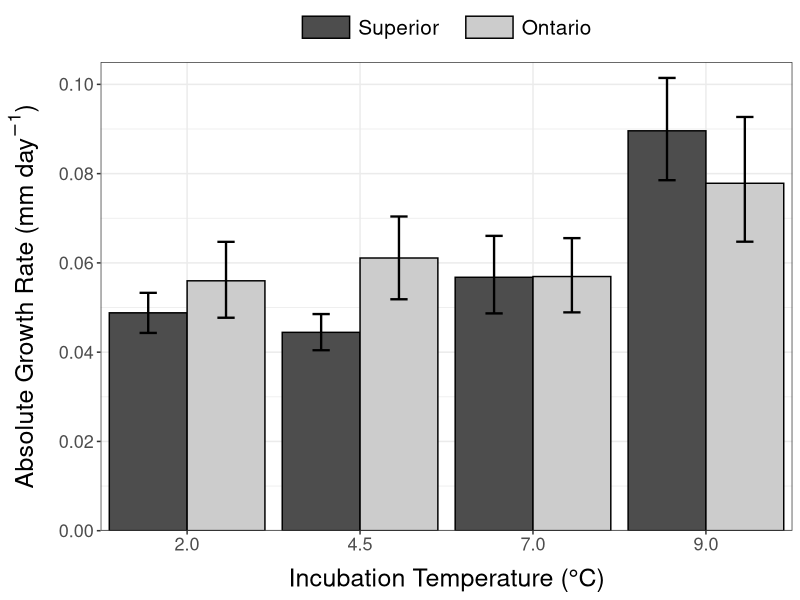
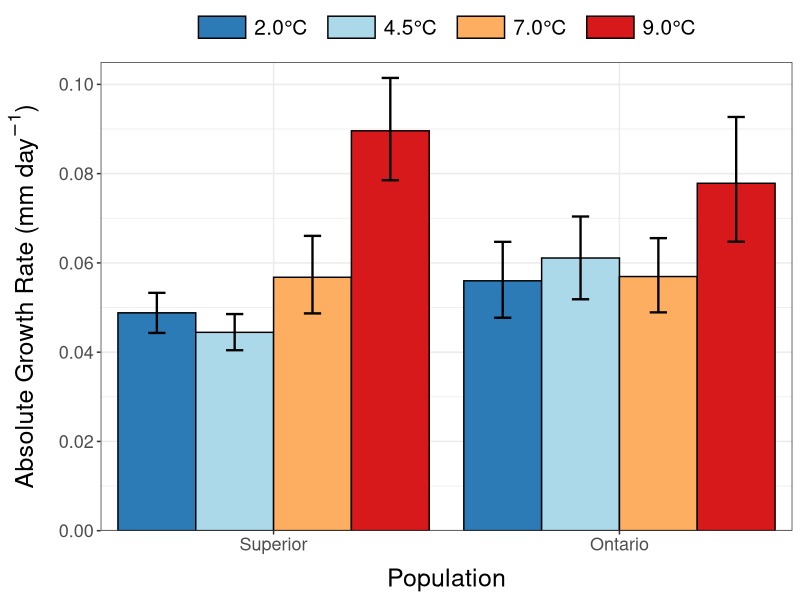

Write R code to recreate these figures, in order.
#### CLEAR THE ENVIRONMENT FIRST -----------------------------------------------------------------

rm(list = ls(all.names = TRUE))


#### SET RANDOM SEED FOR REPRODUCIBILITY -------------------------------------

set.seed(53896423)


#### LOAD PACKAGES -------------------------------------------------------------------------------

library(tidyverse)
library(readxl)
library(magrittr)
library(ggplot2)
library(parallel)


#### CREATE DATAFRAME WITH ATC DATES -------------------------------------------------------------

growth.dates <- data.frame(population = factor(rep(c("Superior", "Ontario"), each = 4), ordered = TRUE, levels = c("Superior", "Ontario")),
                           treatment = factor(rep(c(2, 4.5, 7, 9), 2), ordered = TRUE),
                           end.date = as.POSIXct(c("2020-07-09", "2020-05-27", "2020-04-15", "2020-03-22",
                                                   "2020-07-21", "2020-05-27", "2020-04-15", "2020-03-22"), format = "%Y-%m-%d"))


#### LOAD LARVAL LENGTH-AT-HATCH DATA ------------------------------------------------------------

larval.lah.ls <- read_excel("data/Artedi-Temperature-HatchingMeasurements.xlsx", sheet = "LS-Larvae")
larval.lah.lo <- read_excel("data/Artedi-Temperature-HatchingMeasurements.xlsx", sheet = "LO-Larvae")

# Combine each population, temperature, and species
larval.lah <- bind_rows(larval.lah.ls, larval.lah.lo) %>% 
  filter(!is.na(length_mm), length_mm != 0, include.tl == "y") %>% 
  mutate(population = factor(population, ordered = TRUE, levels = c("superior", "ontario"), labels = c("Superior", "Ontario")),
         treatment = factor(temperature, ordered = TRUE, levels = c(2.0, 4.4, 6.9, 8.9), labels = c(2.0, 4.5, 7.0, 9.0)),
         group = interaction(population, treatment)) %>% 
  select(group, population, treatment, rearing.tank, length.mm = length_mm)

rm(larval.lah.ls, larval.lah.lo)


#### LOAD LARVAL 90 DAYS LENGTH DATA -------------------------------------------------------------

larval.growth.2.0 <- read_excel("data/Artedi-Temperature-ATC.xlsx", sheet = "2.0-Data")
larval.growth.4.5 <- read_excel("data/Artedi-Temperature-ATC.xlsx", sheet = "4.5-Data")
larval.growth.7.0 <- read_excel("data/Artedi-Temperature-ATC.xlsx", sheet = "7.0-Data")
larval.growth.9.0 <- read_excel("data/Artedi-Temperature-ATC.xlsx", sheet = "9.0-Data")

## Combine data frames
larval.growth <- bind_rows(larval.growth.2.0, larval.growth.4.5, larval.growth.7.0, larval.growth.9.0) %>% 
  filter(!is.na(length.mm), length.mm != 0) %>% 
  mutate(treatment = factor(treatment, ordered = TRUE, levels = c(2, 4.5, 7, 9)),
         population = factor(population, ordered = TRUE, levels = c("Superior", "Ontario")),
         group = interaction(population, treatment))

rm(larval.growth.2.0, larval.growth.4.5, larval.growth.7.0, larval.growth.9.0)

## Find length of rearing
embryo.hatch.dates <- read_excel("data/Artedi-Temperature-HatchDates.xlsx", sheet = "2020HatchingData") %>% 
  filter(is.na(notes) | notes != "empty well", !is.na(hatch_date)) %>% 
  mutate(population = factor(ifelse(population == "superior", "Superior", "Ontario"), ordered = TRUE, levels = c("Superior", "Ontario")),
         treatment = factor(temperature, ordered = TRUE, levels = c(2.0, 4.4, 6.9, 8.9), labels = c(2.0, 4.5, 7.0, 9.0))) %>% 
  dplyr::select(population, treatment, rearing.tank, hatch_date) %>% 
  group_by(population, treatment, rearing.tank) %>% 
  summarize(mean.hatch.date = strptime(mean(hatch_date), format = "%Y-%m-%d")) %>% 
  left_join(growth.dates) %>% 
  mutate(growth.days = round(end.date - mean.hatch.date, 0),
         group = interaction(population, treatment)) %>% 
  dplyr::select(population, treatment, rearing.tank, group, growth.days)


#### BOOTSTRAP LENGTH DATA -----------------------------------------------------------------------

start.tl.boot <- do.call(rbind, lapply(unique(larval.lah$group), function(grp) {
  ## Filter to only a single temperature treatment
  data.group <- larval.lah %>% filter(group == grp)
  
  do.call(rbind, lapply(unique(data.group$rearing.tank), function(rt) {
    ## Filter to only a single temperature treatment
    data.group.rt <- data.group %>% filter(rearing.tank == rt) %>% 
      select(group, rearing.tank, length.mm)
    
    ## Create a bootstrapped data set from each temperature and group
    bootstrap.data <- do.call(rbind, lapply(1:5000, function(length) {
      tl.boot <- sample(data.group.rt$length.mm, replace = T, size = nrow(data.group.rt))
      data.tl.boot <- data.frame(group = grp, rearing.tank = rt, rep = length, start.length.mm = mean(tl.boot))
    }))
  }))
}))


final.tl.boot <- do.call(rbind, lapply(unique(larval.growth$group), function(grp) {
  ## Filter to only a single temperature treatment
  data.group <- larval.growth %>% filter(group == grp)
  
  do.call(rbind, lapply(unique(data.group$rearing.tank), function(rt) {
    ## Filter to only a single temperature treatment
    data.group.rt <- data.group %>% filter(rearing.tank == rt) %>% 
      select(group, rearing.tank, length.mm)
    
    ## Create a bootstrapped data set from each temperature and group
    bootstrap.data <- do.call(rbind, lapply(1:5000, function(length) {
      tl.boot <- sample(data.group.rt$length.mm, replace = T, size = nrow(data.group.rt))
      data.tl.boot <- data.frame(group = grp, rearing.tank = rt, rep = length, final.length.mm = mean(tl.boot))
    }))
  }))
}))


#### SUMMARIZE BOOTSTRAPPED DATA -----------------------------------------------------------------

growth.boot <- left_join(start.tl.boot, final.tl.boot) %>% 
  left_join(embryo.hatch.dates) %>% 
  mutate(tl.diff = final.length.mm - start.length.mm,
         growth.mm = tl.diff/as.numeric(growth.days))

growth.boot.95perc <- growth.boot %>% group_by(group) %>% 
  summarize(mean.growth = mean(growth.mm),
            growth.se = sd(growth.mm),
            growth.ci.upper = quantile(growth.mm, probs = 0.975),
            growth.ci.lower = quantile(growth.mm, probs = 0.025)) %>% 
  mutate(population = factor(gsub("\\.", "", substr(group, 1, 8)), ordered = TRUE, levels = c("Superior", "Ontario")),
         temperature = factor(ifelse(population == "Superior", substr(group, 10, 12), substr(group, 9, 12)), ordered = TRUE, levels = c(2, 4.5, 7, 9), labels = c("2.0", "4.5", "7.0", "9.0")))


#### VISUALIZATIONS ------------------------------------------------------------------------------

ggplot(growth.boot.95perc, aes(x = temperature, y = mean.growth, group = population, fill = population)) +
  geom_bar(stat = "identity", position = 'dodge', color = "black") +
  #geom_errorbar(aes(ymin = mean.growth - growth.se, ymax = mean.growth + growth.se), position = position_dodge(0.9),
  #              size = 0.8, width = 0.2, linetype = "solid", show.legend = FALSE) +
  geom_errorbar(aes(ymin = growth.ci.upper, ymax = growth.ci.lower), position = position_dodge(0.9),
                size = 0.8, width = 0.2, linetype = "solid", show.legend = FALSE) +
  scale_fill_grey(start = 0.3, end = 0.8, labels = c("Superior   ", "Ontario")) +
  scale_y_continuous(limits = c(0, 0.105), breaks = seq(0, 0.10, 0.02), expand = c(0, 0)) +
  scale_x_discrete(expand = c(0, 0.5)) +
  labs(y = expression("Absolute Growth Rate (mm day"^-1*")"), x = "Incubation Temperature (°C)") +
  theme_bw() +
  theme(axis.title.x = element_text(color = "Black", size = 18, margin = margin(10, 0, 0, 0)),
        axis.title.y = element_text(color = "Black", size = 18, margin = margin(0, 10, 0, 0)),
        axis.text.x = element_text(size = 13),
        axis.text.y = element_text(size = 13),
        legend.title = element_blank(),
        legend.text = element_text(size = 15),
        legend.key.width = unit(1.25, 'cm'),
        legend.position = "top")

ggplot(growth.boot.95perc, aes(x = population, y = mean.growth, group = temperature, fill = temperature)) +
  geom_bar(stat = "identity", position = 'dodge', color = "black") +
  #geom_errorbar(aes(ymin = mean.growth - growth.se, ymax = mean.growth + growth.se), position = position_dodge(0.9),
  #              size = 0.8, width = 0.2, linetype = "solid", show.legend = FALSE) +
  geom_errorbar(aes(ymin = growth.ci.upper, ymax = growth.ci.lower), position = position_dodge(0.9),
                size = 0.8, width = 0.2, linetype = "solid", show.legend = FALSE) +
  scale_fill_manual(values = c("#2c7bb6", "#abd9e9", "#fdae61", "#d7191c"), labels = c("2.0°C  ", "4.5°C  ", "7.0°C  ", "9.0°C")) +
  scale_y_continuous(limits = c(0, 0.105), breaks = seq(0, 0.1, 0.02), expand = c(0, 0)) +
  scale_x_discrete(expand = c(0, 0.5)) +
  labs(y = expression("Absolute Growth Rate (mm day"^-1*")"), x = "Population") +
  theme_bw() +
  theme(axis.title.x = element_text(color = "Black", size = 18, margin = margin(10, 0, 0, 0)),
        axis.title.y = element_text(color = "Black", size = 18, margin = margin(0, 10, 0, 0)),
        axis.text.x = element_text(size = 13),
        axis.text.y = element_text(size = 13),
        legend.title = element_blank(),
        legend.text = element_text(size = 15),
        legend.key.width = unit(1.25, 'cm'),
        legend.position = "top")

